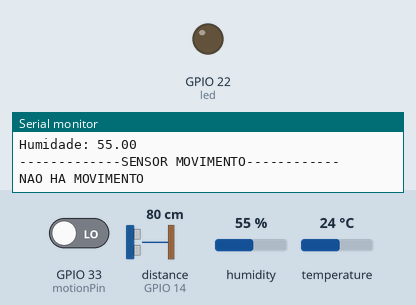
The sketch below on a simulated ESP32. Parts: output pins drawn as LEDs (lit = HIGH), the last lines printed to the serial monitor. Inputs (shaded band) come from the test bench; at power-on: temperature 24 °C, GPIO 33 (motionPin) LOW, distance to the obstacle (sensor on GPIO 14) 80 cm, humidity 55 %. The echo pulse lasts 58.3 µs per cm; WiFi joins after 1.5 s; servers stay silent unless stated; pins used as bus, display or sensor lines are not drawn.

Above: at 16.6 s.
16.7 s: temperature set to 20 °C
19.6 s: temperature set to 17 °C
At 21.3 s:
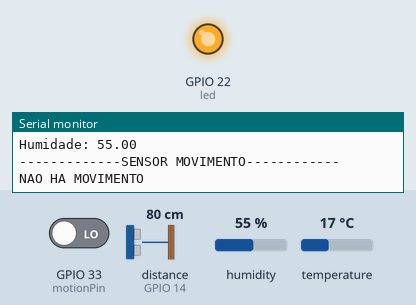
22.2 s: temperature set to 19 °C
At 24.0 s:
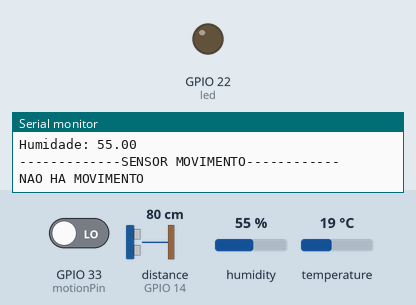
Timing chart, 0 to 25.4 s (numbered marks = the images above; inputs shaded):
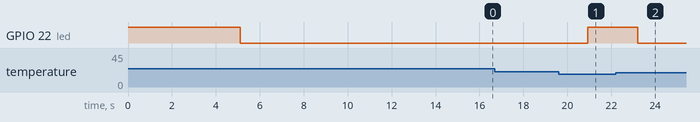

The sketch:

full_setup.ino
```cpp
#include <DHT.h>
#include <WiFi.h>
#include <ThingSpeak.h>
#include <Keypad.h>
#define DHTTYPE DHT11

const int ROW_NUM = 4; //four rows
const int COLUMN_NUM = 4; //four columns

char keys[ROW_NUM][COLUMN_NUM] = {
  {'1','2','3', 'A'},
  {'4','5','6', 'B'},
  {'7','8','9', 'C'},
  {'*','0','#', 'D'}
};

uint8_t DHT11_PIN = 19;
uint8_t motionPin = 33;
//uint8_t V_PIN = A12;

#define led 22
#define TRIG_PIN 12 //  connected to Ultrasonic Sensor's TRIG pin
#define ECHO_PIN 14 //  connected to Ultrasonic Sensor's ECHO pin
int status = LOW;

DHT dht(DHT11_PIN, DHTTYPE);
float temp;
float hum;
float duration_us, distance_cm;

const char* ssid = "Mi Note 10";
const char* password = "12345678";

WiFiClient client;

unsigned long myChannelNumberDHT = 2049829;
const char * myWriteAPIKey = "5TY1QWRXYXOGYQO2";

void setup(){
  Serial.begin(9600);
   // configure the trigger pin to output mode
  pinMode(TRIG_PIN, OUTPUT);
  // configure the echo pin to input mode
  pinMode(ECHO_PIN, INPUT);
  pinMode(DHT11_PIN, INPUT);
  //pinMode(V_PIN,OUTPUT);
  pinMode(led, OUTPUT);
  digitalWrite(led, HIGH);
  dht.begin();
  WiFi.mode(WIFI_STA);
  ThingSpeak.begin(client);
}

void loop(){

  // Connect or reconnect to WiFi
  if(WiFi.status() != WL_CONNECTED){
    Serial.print("Attempting to connect");
    while(WiFi.status() != WL_CONNECTED){
      WiFi.begin(ssid, password);
      delay(5000);
    }
    Serial.println("\nConnected.");
  }

  temp = dht.readTemperature();
  hum = dht.readHumidity();
  digitalWrite(TRIG_PIN, HIGH);
  delayMicroseconds(10);
  digitalWrite(TRIG_PIN, LOW);

  // measure duration of pulse from ECHO pin
  duration_us = pulseIn(ECHO_PIN, HIGH);

  // calculate the distance
  distance_cm = 0.017 * duration_us;

  // print the value to Serial Monitor
  Serial.println("------------SENSOR ULTRASSONICO------------");
  Serial.print("Distancia: ");
  Serial.print(distance_cm);
  Serial.println(" cm");

   Serial.println("------------SENSOR TEMPERATURA E HUMIDADE------------");
   Serial.print("Temp: ");
   Serial.println(temp);
   if(temp<19){//liga o led(resistencia de aquecimento)
      digitalWrite(led,HIGH);
   }

   if(temp>=19){//Desliga o led(resistencia de aquecimento)
      digitalWrite(led,LOW);
   }


   Serial.print("Humidade: ");
   Serial.println(hum);
   Serial.println("-------------SENSOR MOVIMENTO------------");
  if(status == HIGH){
    Serial.println("MOVIMENTO");
  }
  else{
    Serial.println("NAO HA MOVIMENTO");
  }
  status = digitalRead(motionPin);

  int x = ThingSpeak.setField( 1, temp);
  int y = ThingSpeak.setField( 2, hum);
  ThingSpeak.writeFields(myChannelNumberDHT, myWriteAPIKey);


  if(x == 200){
    Serial.println("Channel update successful.");
  }
  else{
    Serial.println("Problem updating channel. HTTP error code " + String(x));
  }
  delay(100);
}
```

Measured:
- the behaviour switches between 19 and 18 °C on temperature (found by bisection; images 0 and 1)
- after the input at 19.6 s, GPIO 22 (led): LOW → HIGH after 1.3 s
- after the input at 22.2 s, GPIO 22 (led): HIGH → LOW after 1.0 s
